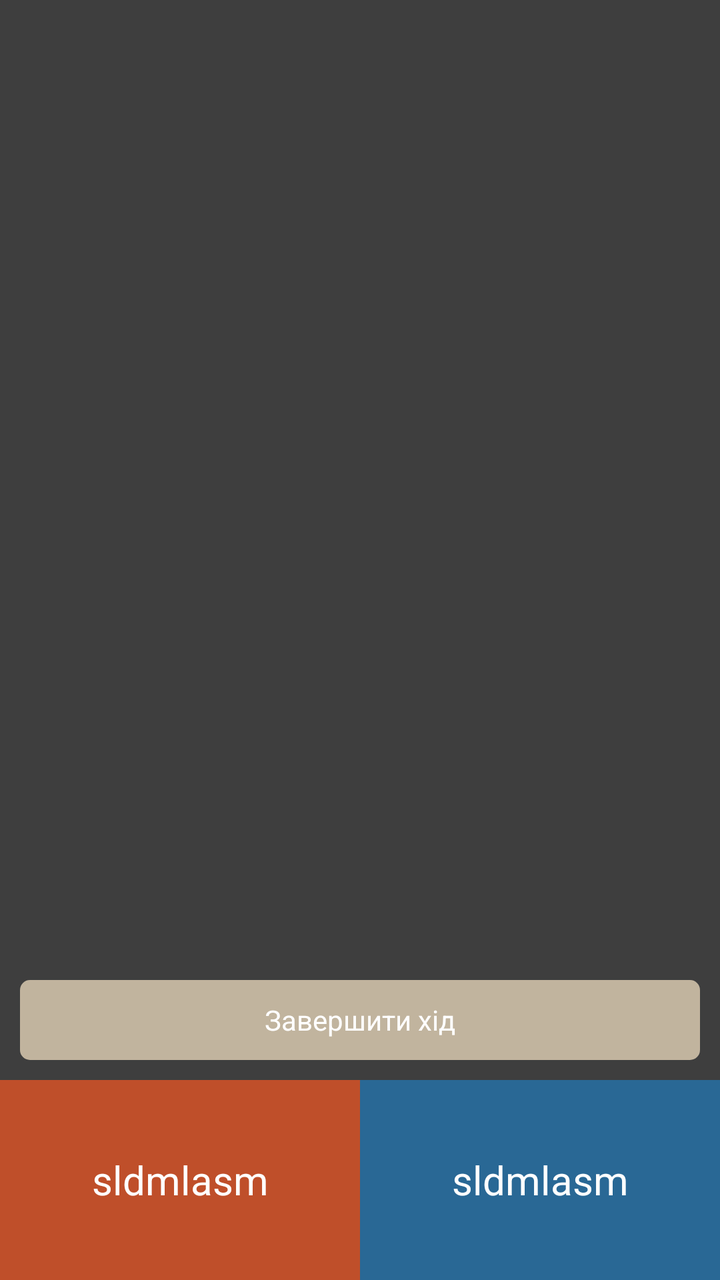
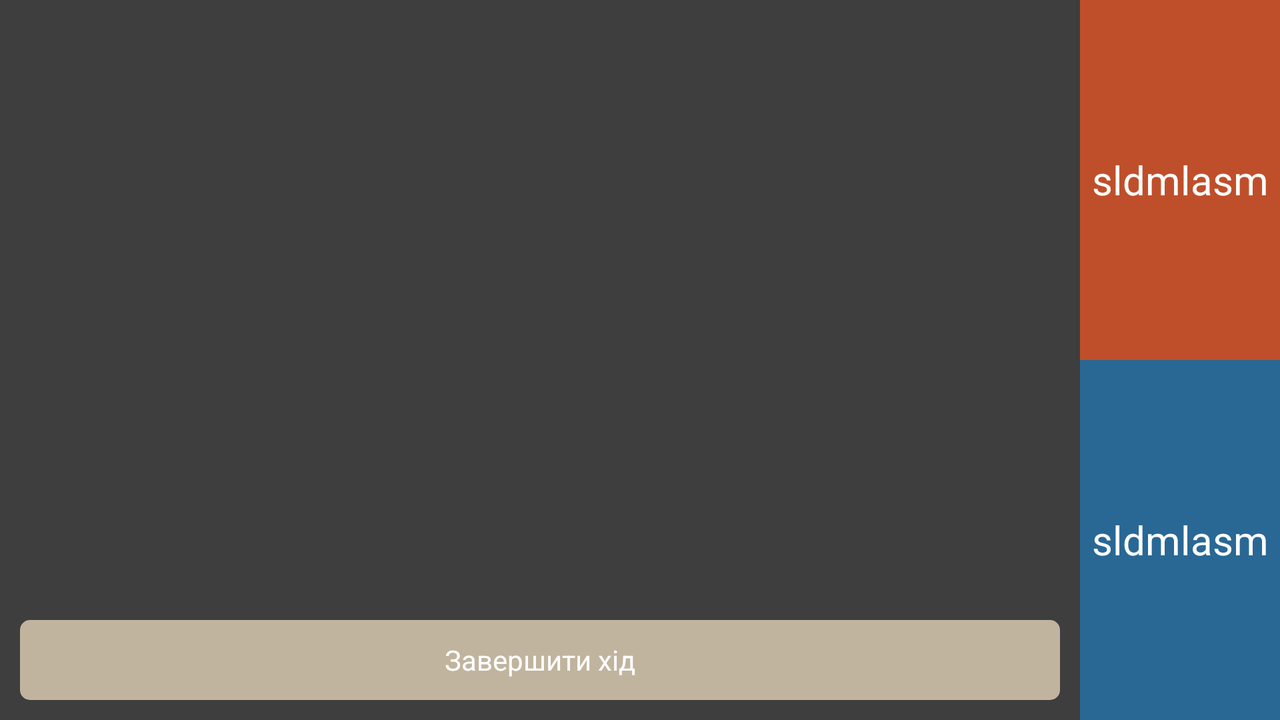

First picture: res/layout/ on a phone held upright. Second picture: the repository's own variant of that layout, on a device whose configuration matches the variant's folder. Source for both follows.
<!-- AndroidManifest.xml: application theme Theme.CodeNames -->
<!-- res/layout/fragment_game.xml -->
<?xml version="1.0" encoding="utf-8"?>
<androidx.constraintlayout.widget.ConstraintLayout xmlns:android="http://schemas.android.com/apk/res/android"
    android:layout_width="match_parent"
    android:layout_height="match_parent"
    xmlns:app="http://schemas.android.com/apk/res-auto"
    xmlns:tools="http://schemas.android.com/tools"
    android:background="@color/background">

    <androidx.recyclerview.widget.RecyclerView
        android:id="@+id/words_recycler"
        android:layout_width="0dp"
        android:layout_height="0dp"
        app:layout_constraintTop_toTopOf="parent"
        app:layout_constraintBottom_toBottomOf="parent"
        app:layout_constraintStart_toStartOf="parent"
        app:layout_constraintEnd_toEndOf="parent"
        android:layout_margin="10dp"/>

    <TextView
        android:id="@+id/redWordsLeft"
        android:layout_width="0dp"
        android:layout_height="100dp"
        app:layout_constraintBottom_toBottomOf="parent"
        app:layout_constraintStart_toStartOf="parent"
        app:layout_constraintEnd_toStartOf="@id/blueWordsLeft"
        android:textColor="@android:color/white"
        android:background="@color/red_word_color"
        android:layout_marginTop="10dp"
        android:textSize="20sp"
        android:gravity="center"
        tools:text="sldmlasm"/>

    <View
        android:id="@+id/redTeamSelector"
        android:layout_width="0dp"
        android:layout_height="100dp"
        app:layout_constraintBottom_toBottomOf="parent"
        app:layout_constraintStart_toStartOf="parent"
        app:layout_constraintEnd_toStartOf="@id/blueWordsLeft"
        android:visibility="gone"
        android:background="@drawable/move_team_selector"/>

    <TextView
        android:id="@+id/blueWordsLeft"
        android:layout_width="0dp"
        android:layout_height="100dp"
        app:layout_constraintBottom_toBottomOf="parent"
        app:layout_constraintStart_toEndOf="@id/redWordsLeft"
        app:layout_constraintEnd_toEndOf="parent"
        android:textColor="@android:color/white"
        android:background="@color/blue_word_color"
        android:layout_marginTop="10dp"
        android:textSize="20sp"
        android:gravity="center"
        tools:text="sldmlasm"/>

    <View
        android:id="@+id/blueTeamSelector"
        android:layout_width="0dp"
        android:layout_height="100dp"
        app:layout_constraintBottom_toBottomOf="parent"
        app:layout_constraintStart_toEndOf="@id/redWordsLeft"
        app:layout_constraintEnd_toEndOf="parent"
        android:visibility="gone"
        android:background="@drawable/move_team_selector"/>

    <TextView
        android:id="@+id/startGame"
        android:layout_width="0dp"
        android:layout_height="50dp"
        app:layout_constraintStart_toStartOf="parent"
        app:layout_constraintBottom_toBottomOf="parent"
        app:layout_constraintEnd_toEndOf="parent"
        android:background="@drawable/red_word_color_item_background"
        android:textColor="@android:color/white"
        android:textSize="20sp"
        android:gravity="center"
        android:text="@string/begin_game"
        android:layout_marginBottom="10dp"
        android:visibility="gone"/>

    <TextView
        android:id="@+id/shareWithMaster"
        android:layout_width="0dp"
        android:layout_height="50dp"
        app:layout_constraintStart_toStartOf="parent"
        app:layout_constraintBottom_toTopOf="@id/startGame"
        app:layout_constraintEnd_toEndOf="parent"
        android:background="@drawable/blue_word_item_background"
        android:textColor="@android:color/white"
        android:layout_marginBottom="10dp"
        android:textSize="20sp"
        android:gravity="center"
        android:text="@string/share_with_other_master"
        android:visibility="gone"/>

    <TextView
        android:id="@+id/endMoveTv"
        android:layout_width="0dp"
        android:layout_height="40dp"
        app:layout_constraintBottom_toTopOf="@id/blueWordsLeft"
        app:layout_constraintStart_toStartOf="parent"
        app:layout_constraintEnd_toEndOf="parent"
        android:layout_margin="10dp"
        android:background="@drawable/yellow_word_item_background"
        android:textColor="@android:color/white"
        android:text="@string/end_move"
        android:gravity="center">
    </TextView>

</androidx.constraintlayout.widget.ConstraintLayout>
<!-- resources referenced by this layout -->
<resources>
  <color name="background">#3E3E3E</color>
  <color name="blue_word_color">#296895</color>
  <color name="red_word_color">#BF4F2A</color>
  <!-- drawable blue_word_item_background (drawable) -->
  <?xml version="1.0" encoding="utf-8"?>
  <shape android:shape="rectangle" xmlns:android="http://schemas.android.com/apk/res/android">
      <solid android:color="@color/blue_word_color"/>
      <corners android:radius="@dimen/background_corner_radius"/>
  </shape>
  <!-- drawable move_team_selector (drawable) -->
  <?xml version="1.0" encoding="utf-8"?>
  <shape android:shape="rectangle" xmlns:android="http://schemas.android.com/apk/res/android">
      <stroke android:color="@color/yellow_word_color" android:width="2dp"/>
  </shape>
  <!-- drawable red_word_color_item_background (drawable) -->
  <?xml version="1.0" encoding="utf-8"?>
  <shape android:shape="rectangle" xmlns:android="http://schemas.android.com/apk/res/android">
      <solid android:color="@color/red_word_color"/>
      <corners android:radius="@dimen/background_corner_radius"/>
  </shape>
  <!-- drawable yellow_word_item_background (drawable) -->
  <shape android:shape="rectangle" xmlns:android="http://schemas.android.com/apk/res/android">
      <solid android:color="@color/yellow_word_color"/>
      <corners android:radius="@dimen/background_corner_radius"/>
  </shape>
  <string name="begin_game">Почати гру</string>
  <string name="end_move">Завершити хід</string>
  <string name="share_with_other_master">Поділитися з іншим ведучим</string>
  <style name="Theme.CodeNames" parent="Theme.MaterialComponents.DayNight.DarkActionBar">
          
          <item name="colorPrimary">@color/purple_500</item>
          <item name="colorPrimaryVariant">@color/purple_700</item>
          <item name="colorOnPrimary">@color/white</item>
          
          <item name="colorSecondary">@color/teal_200</item>
          <item name="colorSecondaryVariant">@color/teal_700</item>
          <item name="colorOnSecondary">@color/black</item>
          
          <item name="android:statusBarColor" tools:targetApi="l">?attr/colorPrimaryVariant</item>
          
      </style>
  <dimen name="background_corner_radius">5dp</dimen>
  <color name="yellow_word_color">#C1B49E</color>
  <color name="purple_500">#FF6200EE</color>
  <color name="purple_700">#FF3700B3</color>
  <color name="white">#FFFFFFFF</color>
  <color name="teal_200">#FF03DAC5</color>
  <color name="teal_700">#FF018786</color>
  <color name="black">#FF000000</color>
</resources>
<!-- res/layout-land/fragment_game.xml (the repository's variant of the layout above) -->
<!-- drawn on the phone turned sideways -->
<?xml version="1.0" encoding="utf-8"?>
<androidx.constraintlayout.widget.ConstraintLayout xmlns:android="http://schemas.android.com/apk/res/android"
    android:layout_width="match_parent"
    android:layout_height="match_parent"
    xmlns:app="http://schemas.android.com/apk/res-auto"
    xmlns:tools="http://schemas.android.com/tools"
    android:background="@color/background">

    <androidx.recyclerview.widget.RecyclerView
        android:id="@+id/words_recycler"
        android:layout_width="0dp"
        android:layout_height="0dp"
        app:layout_constraintTop_toTopOf="parent"
        app:layout_constraintBottom_toTopOf="@id/endMoveTv"
        app:layout_constraintStart_toStartOf="parent"
        app:layout_constraintEnd_toStartOf="@id/blueWordsLeft"
        android:layout_margin="10dp"/>

    <TextView
        android:id="@+id/redWordsLeft"
        android:layout_width="100dp"
        android:layout_height="0dp"
        app:layout_constraintTop_toTopOf="parent"
        app:layout_constraintEnd_toEndOf="parent"
        app:layout_constraintBottom_toTopOf="@id/blueWordsLeft"
        android:textColor="@android:color/white"
        android:background="@color/red_word_color"
        android:textSize="20sp"
        android:gravity="center"
        tools:text="sldmlasm"/>

    <View
        android:id="@+id/redTeamSelector"
        android:layout_width="100dp"
        android:layout_height="0dp"
        app:layout_constraintTop_toTopOf="parent"
        app:layout_constraintEnd_toEndOf="parent"
        app:layout_constraintBottom_toTopOf="@id/blueWordsLeft"
        android:visibility="gone"
        android:background="@drawable/move_team_selector"/>

    <TextView
        android:id="@+id/blueWordsLeft"
        android:layout_width="100dp"
        android:layout_height="0dp"
        app:layout_constraintBottom_toBottomOf="parent"
        app:layout_constraintEnd_toEndOf="parent"
        app:layout_constraintTop_toBottomOf="@id/redWordsLeft"
        android:textColor="@android:color/white"
        android:background="@color/blue_word_color"
        android:textSize="20sp"
        android:gravity="center"
        tools:text="sldmlasm"/>

    <View
        android:id="@+id/blueTeamSelector"
        android:layout_width="100dp"
        android:layout_height="0dp"
        app:layout_constraintBottom_toBottomOf="parent"
        app:layout_constraintEnd_toEndOf="parent"
        app:layout_constraintTop_toBottomOf="@id/redWordsLeft"
        android:visibility="gone"
        android:background="@drawable/move_team_selector"/>

    <TextView
        android:id="@+id/startGame"
        android:layout_width="0dp"
        android:layout_height="50dp"
        app:layout_constraintStart_toStartOf="parent"
        app:layout_constraintBottom_toBottomOf="parent"
        app:layout_constraintEnd_toStartOf="@id/shareWithMaster"
        android:background="@drawable/red_word_color_item_background"
        android:textColor="@android:color/white"
        android:layout_marginEnd="10dp"
        android:textSize="20sp"
        android:gravity="center"
        android:text="@string/begin_game"
        android:visibility="gone"/>

    <TextView
        android:id="@+id/shareWithMaster"
        android:layout_width="0dp"
        android:layout_height="50dp"
        app:layout_constraintStart_toEndOf="@id/startGame"
        app:layout_constraintBottom_toBottomOf="parent"
        app:layout_constraintEnd_toEndOf="parent"
        android:background="@drawable/blue_word_item_background"
        android:textColor="@android:color/white"
        android:layout_marginStart="10dp"
        android:textSize="20sp"
        android:gravity="center"
        android:text="@string/share_with_other_master"
        android:visibility="gone"/>

    <TextView
        android:id="@+id/endMoveTv"
        android:layout_width="0dp"
        android:layout_height="40dp"
        app:layout_constraintBottom_toBottomOf="parent"
        app:layout_constraintStart_toStartOf="parent"
        app:layout_constraintEnd_toStartOf="@id/blueWordsLeft"
        android:layout_margin="10dp"
        android:background="@drawable/yellow_word_item_background"
        android:textColor="@android:color/white"
        android:text="@string/end_move"
        android:gravity="center">
    </TextView>

</androidx.constraintlayout.widget.ConstraintLayout>
